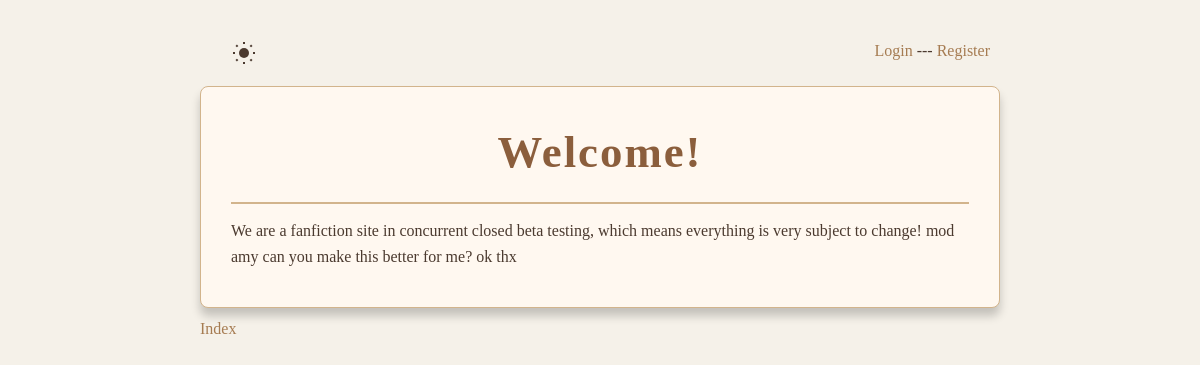
/about, run on the app's committed database.
### tables this page shows
CREATE TABLE site_info (
    id INTEGER PRIMARY KEY AUTOINCREMENT,
    title TEXT,
    content TEXT
);

### app.py (the view)
@app.route("/about")
def about():
    conn = get_db_connection()
    cursor = conn.cursor()
    cursor.execute("SELECT title, content FROM site_info")
    site_info = cursor.fetchone()
    conn.close()
    if site_info:
        current_info = {"title": site_info["title"], "content": site_info["content"]}
    else:
        current_info = {"title": "Default Title", "content": "Default Content"}
    return render_template("about.html", site_info=current_info)

### app.py (called while the page is built)
def get_db_connection():
    conn = sqlite3.connect("new.db", check_same_thread=False)
    conn.execute("PRAGMA busy_timeout = 30000")  # 30 seconds
    conn.row_factory = sqlite3.Row
    return conn

def is_ip_banned(ip):
    conn = get_db_connection()
    result = conn.execute("SELECT 1 FROM banned_ips WHERE ip = ?", (ip,)).fetchone()
    conn.close()
    return result is not None

@app.before_request
def check_ban():
    print("Session data:", session)
    ip = request.remote_addr
    if is_ip_banned(ip):
        abort(403)

### templates/about.html (shortened to what this page needs)
<!doctype html>
<html>
    <head>
        <link
            rel="stylesheet"
            href="{{ url_for('static', filename='style.css') }}"
        />
    </head>
    <body>
        <div class="full-container">
            <div class="site-header">
                <button
                    type="button"
                    id="theme-toggle"
                    aria-label="Toggle dark mode"
                    style="
                        background: none;
                        border: none;
                        cursor: pointer;
                        display: flex;
                        align-items: center;
                    "
                >
                </button>
                {% if logged_in %}
                <p>
                    Logged in as
                    <a href="{{ url_for('profile') }}"
                        >{{ session.get('username', 'No username in session')
                        }}</a
                    >
                </p>
                {% else %}
                <p>
                    <a href="{{ url_for('login') }}">Login</a> ---
                    <a href="{{ url_for('register') }}">Register</a>
                </p>
                {% endif %}
            </div>
            <div class="container-1">
                <h1>{{ site_info.title }}</h1>
                <p>{{ site_info.content | replace('\n', '<br />') | safe }}</p>
            </div>
            <div class="site-footer">
                <p>
                    <a href="{{ url_for('index') }}">Index</a>
                </p>
            </div>
        </div>
    </body>
</html>

### static/style.css (style rules this page uses)
:root { --bg-color: #f5f1e9; --text-color: #4b3a2f; --border-color: #d2b48c; --heading-color: #8b5e3c; --subheading-color: #6b4f3b; --subsubheading-color: #7b5e57; --span-bg: #f0e2d0; --input-bg: #fffaf0; --button-bg: #a67c52; --button-hover-bg: #8b6d3b; --link-color: #a67c52; --shadow-color: rgba(0, 0, 0, 0.2); --card-bg: #fff8f0; --card-border: #d2b48c; }
* { margin: 0; padding: 0; box-sizing: border-box; }
body { font-family: "Georgia", serif; background-color: var(--bg-color); color: var(--text-color); line-height: 1.6; padding: 20px; min-height: 100vh; background-image: radial-gradient( circle at 1px 1px, var(--bg-color) 1px, transparent 1px ), radial-gradient(circle at 4px 4px, var(--bg-color) 1px, transparent 1px); background-size: 20px 20px; }
.full-container { margin: 0 auto; max-width: 800px; }
h1 { font-family: "Palatino Linotype", "Book Antiqua", Palatino, serif; font-size: 2.8em; margin-bottom: 0.3em; letter-spacing: 2px; color: var(--heading-color); border-bottom: 2px solid var(--border-color); padding-bottom: 0.3em; text-align: center; }
p { margin: 0.5em 0; }
a { color: var(--link-color); text-decoration: none; }
button { background-color: var(--button-bg); color: #fff; border: none; padding: 0.7em 1.4em; border-radius: 4px; cursor: pointer; font-family: "Georgia", serif; font-size: 1em; transition: background-color 0.3s; }
.site-header { display: flex; justify-content: space-between; padding: 10px; }
#icon-sun, #icon-moon { color: var(--text-color); width: 24px; height: 24px; }
.container-1 { margin: 0 auto; background-color: var(--card-bg); padding: 30px; border: 1px solid var(--card-border); border-radius: 8px; box-shadow: 0 8px 10px var(--shadow-color); }

### data on the page
site_info: title "Welcome!", content "We are a fanfiction site in concurrent closed beta testing, which means everything is very subject to change! mod amy can you make this better for me? ok thx"
